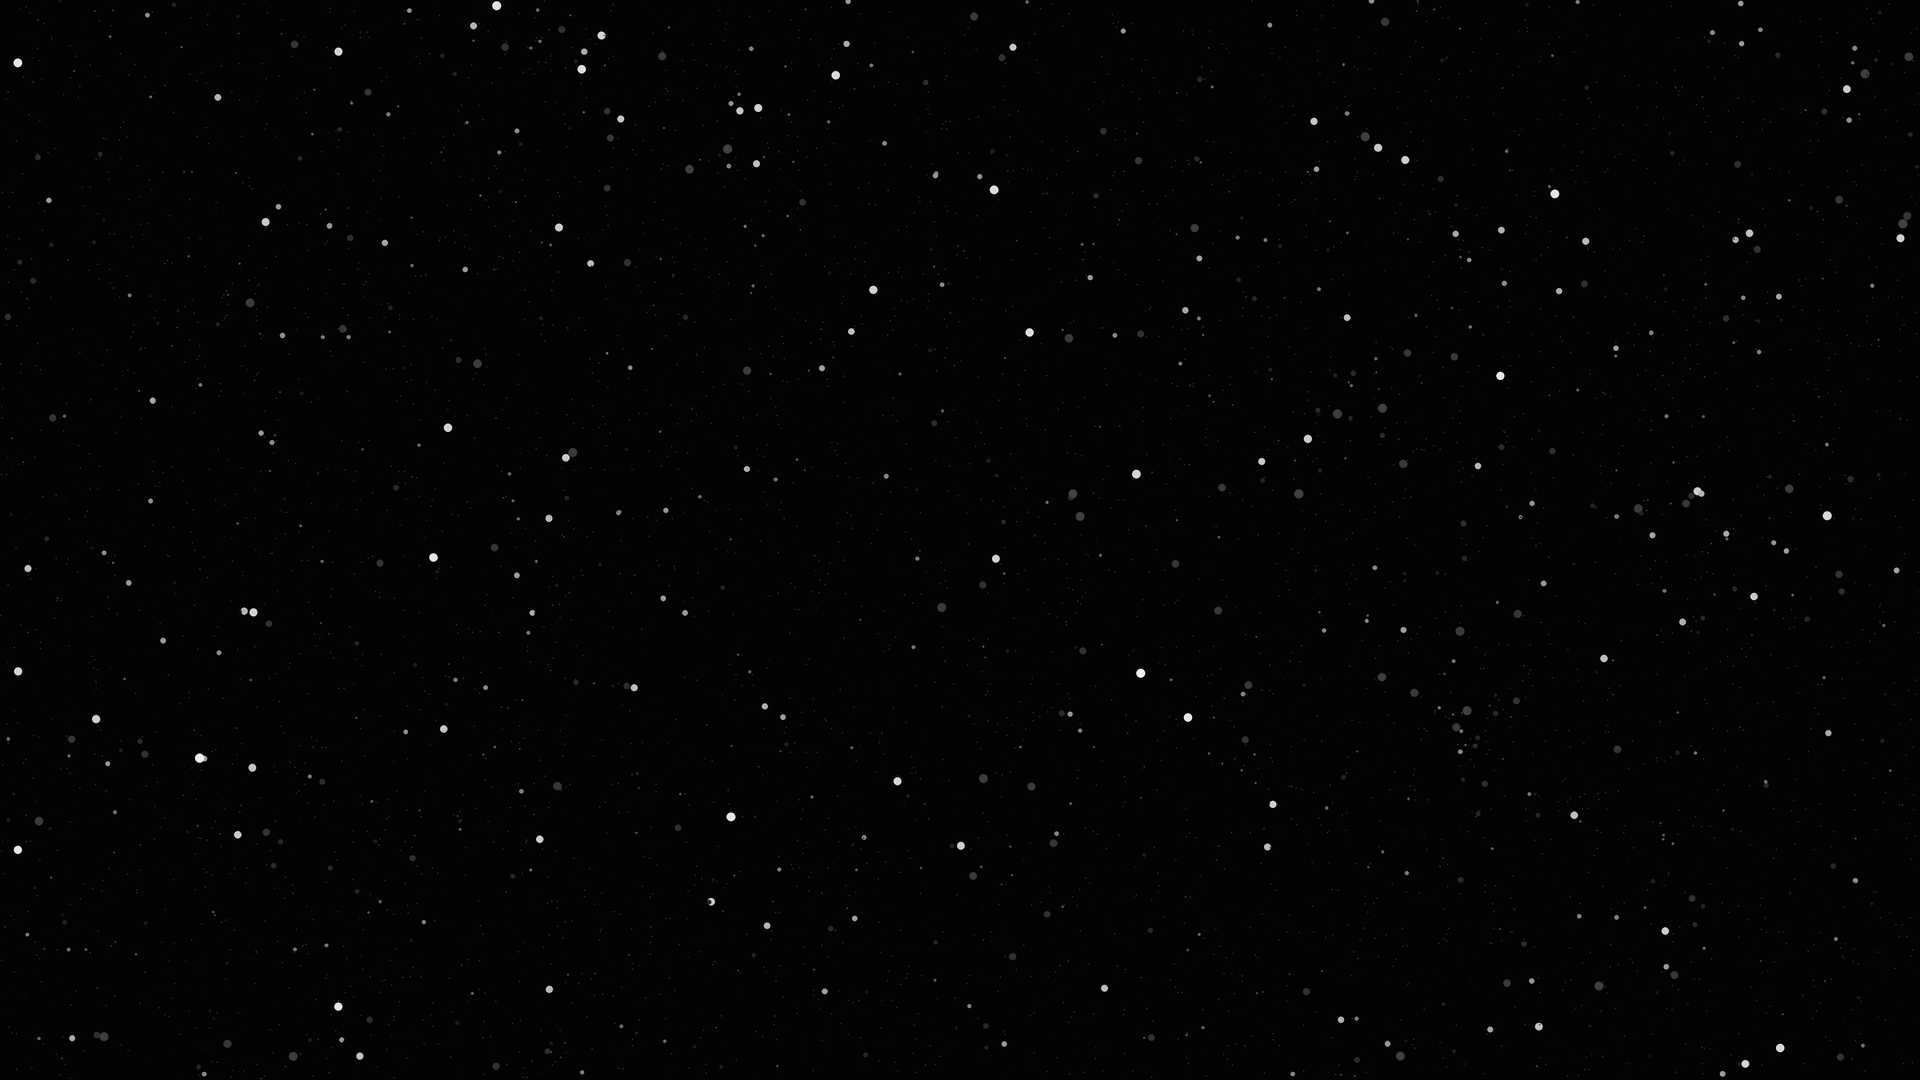

Generate this figure with Python:
from PIL import Image, ImageDraw
import argparse
import random

RESOLUTIONS = {
    "FHD": (1920, 1080),
    "QHD": (2560, 1440),
    "4K": (3840, 2160),
}
DEFAULT_RESOLUTION = "FHD"
WIDTH, HEIGHT = RESOLUTIONS[DEFAULT_RESOLUTION]

STAR_COLORS = [
    (25, 70, 160),    # bleu plus fonce
    (135, 45, 22),    # rouge plus fonce
    (255, 245, 210),  # jaune plus pale
    (255, 255, 255),  # blanc
]

COLOR_MODE_COLOR = "color"
COLOR_MODE_GRAYSCALE = "gray"
DEFAULT_COLOR_MODE = COLOR_MODE_COLOR
MIN_STAR_RADIUS = 0.5
MAX_STAR_RADIUS = 4.5
STAR_SIZE_DISTRIBUTION_POWER = 3.8
DEFAULT_STAR_COUNT = 400
ANTIALIAS_SCALE = 4
DEFAULT_FILENAME = "starfield.png"
DEFAULT_ROTATED_FILENAME = "starfield_rotated.png"


def get_resample_filter():
    resampling = getattr(Image, "Resampling", None)
    if resampling is not None:
        return resampling.LANCZOS
    return getattr(Image, "LANCZOS", 1)


def get_rotation_resample_filter():
    resampling = getattr(Image, "Resampling", None)
    if resampling is not None:
        return resampling.BICUBIC
    return getattr(Image, "BICUBIC", 3)


def random_star_radius(size_distribution_power):
    return MIN_STAR_RADIUS + (random.random() ** size_distribution_power) * (
        MAX_STAR_RADIUS - MIN_STAR_RADIUS
    )


def brightness_from_radius(radius):
    size_ratio = (radius - MIN_STAR_RADIUS) / (MAX_STAR_RADIUS - MIN_STAR_RADIUS)
    brightness = 0.25 + size_ratio * 0.75
    return min(1.0, brightness * random.uniform(0.9, 1.0))


def to_grayscale(color):
    r, g, b = color
    gray = int((0.299 * r) + (0.587 * g) + (0.114 * b))
    return gray, gray, gray


def choose_star_color(color_mode):
    color = random.choice(STAR_COLORS)
    if color_mode == COLOR_MODE_GRAYSCALE:
        return to_grayscale(color)
    return color


def add_star(draw, x, y, radius, color, brightness):
    r, g, b = color
    star_color = (
        int(r * brightness),
        int(g * brightness),
        int(b * brightness),
    )

    draw.ellipse(
        (x - radius, y - radius, x + radius, y + radius),
        fill=star_color,
    )


def background_color_for_mode(color_mode):
    return (0, 0, 8) if color_mode == COLOR_MODE_COLOR else (3, 3, 3)


def generate_starfield(
    filename=DEFAULT_FILENAME,
    star_count=DEFAULT_STAR_COUNT,
    size_distribution_power=STAR_SIZE_DISTRIBUTION_POWER,
    color_mode=DEFAULT_COLOR_MODE,
    width=WIDTH,
    height=HEIGHT,
):
    render_width = width * ANTIALIAS_SCALE
    render_height = height * ANTIALIAS_SCALE
    background_color = background_color_for_mode(color_mode)
    img = Image.new("RGB", (render_width, render_height), background_color)
    draw = ImageDraw.Draw(img)

    for _ in range(star_count):
        x = random.uniform(0, width - 1) * ANTIALIAS_SCALE
        y = random.uniform(0, height - 1) * ANTIALIAS_SCALE
        radius = random_star_radius(size_distribution_power)
        brightness = brightness_from_radius(radius)
        color = choose_star_color(color_mode)

        add_star(draw, x, y, radius * ANTIALIAS_SCALE, color, brightness)

    img = img.resize((width, height), get_resample_filter())
    img.save(filename)
    print(f"Image generee : {filename}")
    return img


def rotate_starfield(img, rotation_degrees, filename, color_mode):
    rotated = img.rotate(
        rotation_degrees,
        resample=get_rotation_resample_filter(),
        expand=False,
        fillcolor=background_color_for_mode(color_mode),
    )
    rotated.save(filename)
    print(f"Image tournee generee : {filename} ({rotation_degrees} deg)")
    return rotated


def parse_args():
    parser = argparse.ArgumentParser(
        description="Genere une image de champ d'etoiles."
    )
    parser.add_argument(
        "-n",
        "--star-count",
        type=int,
        default=DEFAULT_STAR_COUNT,
        help=f"nombre d'etoiles a generer (defaut: {DEFAULT_STAR_COUNT})",
    )
    parser.add_argument(
        "-p",
        "--size-distribution-power",
        type=float,
        default=STAR_SIZE_DISTRIBUTION_POWER,
        help=(
            "puissance de distribution des tailles; plus elle est elevee, "
            f"plus les petites etoiles dominent (defaut: {STAR_SIZE_DISTRIBUTION_POWER})"
        ),
    )
    parser.add_argument(
        "-m",
        "--color-mode",
        choices=(COLOR_MODE_COLOR, COLOR_MODE_GRAYSCALE),
        default=DEFAULT_COLOR_MODE,
        help=(
            "mode de couleur: color ou gray "
            f"(defaut: {DEFAULT_COLOR_MODE})"
        ),
    )
    parser.add_argument(
        "-r",
        "--resolution",
        choices=tuple(RESOLUTIONS),
        default=DEFAULT_RESOLUTION,
        help=(
            "resolution de l'image: FHD, QHD ou 4K "
            f"(defaut: {DEFAULT_RESOLUTION})"
        ),
    )
    parser.add_argument(
        "--rotation",
        type=float,
        default=None,
        help=(
            "angle de rotation en degres; si fourni, genere aussi "
            f"{DEFAULT_ROTATED_FILENAME}"
        ),
    )
    parser.add_argument(
        "--output",
        default=DEFAULT_FILENAME,
        help=f"nom du fichier image de reference (defaut: {DEFAULT_FILENAME})",
    )
    parser.add_argument(
        "--rotated-output",
        default=DEFAULT_ROTATED_FILENAME,
        help=(
            "nom du fichier image tournee "
            f"(defaut: {DEFAULT_ROTATED_FILENAME})"
        ),
    )
    return parser.parse_args()


if __name__ == "__main__":
    args = parse_args()
    width, height = RESOLUTIONS[args.resolution]
    img = generate_starfield(
        filename=args.output,
        star_count=args.star_count,
        size_distribution_power=args.size_distribution_power,
        color_mode=args.color_mode,
        width=width,
        height=height,
    )
    if args.rotation is not None:
        rotate_starfield(
            img,
            args.rotation,
            args.rotated_output,
            args.color_mode,
        )
